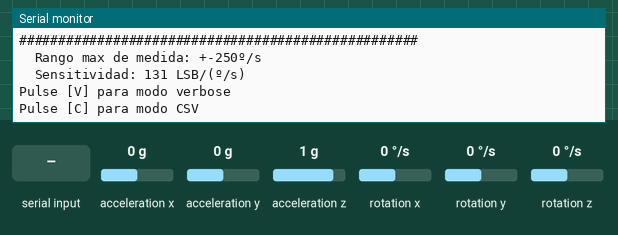
Recording of a sketch running on a simulated Arduino Uno, built with avr-gcc and run on an emulated ATmega328P. On the bench: the last lines printed to the serial monitor. Wiring (inferred from the names in the program): MPU-6050 motion sensor at I2C address 0x68. Inputs (shaded band) come from the test bench; at power-on: acceleration x 0 g, acceleration y 0 g, acceleration z 1 g, rotation x 0 °/s, rotation y 0 °/s, rotation z 0 °/s.

Above: at 1.2 s.
1.3 s: "v" received over Serial
At 1.6 s:
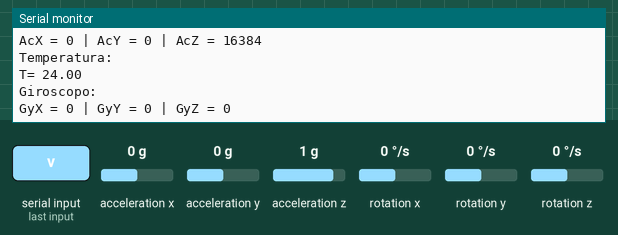
2.8 s: acceleration x set to -1.4 g
4.3 s: acceleration y set to 0.8 g
7.3 s: acceleration z set to -1.4 g
8.8 s: rotation x set to -192 °/s
At 9.5 s:
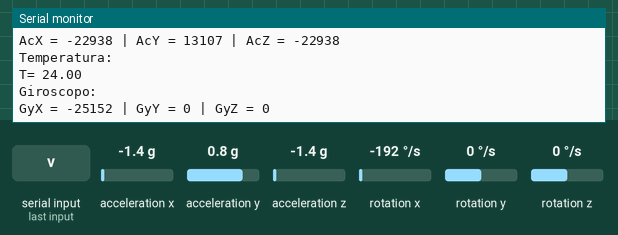
10.3 s: rotation y set to -192 °/s
At 10.72 s:
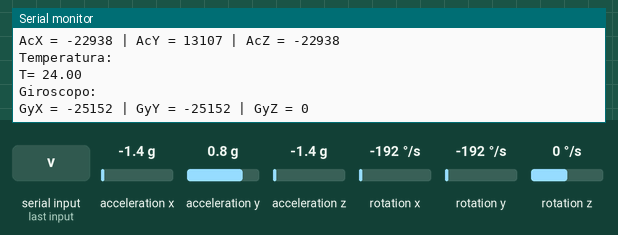

The sketch:

MPU6050Test.ino
```cpp
/****************************
 MPU6050Test

  Este sketch comprueba el funcionamiento basico de un sensor mixto acelerometro
  y magnetometro MPU6050

  Author: @goyoregalado
  Esta version incluye una referencia temporal basada en el contador
  de milisegundos del propio arduino.
  No debe considerarse una referencia fiable.

  Este codigo se deriva del que se encuentra en:
  http://playground.arduino.cc/Main/MPU-6050#sketch

******************************/
#include "MPU6050Constants.h"
#include <Wire.h>

int temp;
int AcX, AcY, AcZ, GyX, GyY, GyZ;
int valor = 0;
unsigned int milsec = 0;

char opt = 'x';
boolean verbose = true;

void setup() {
  AcX = 0;
  AcY = 0;
  AcZ = 0;
  temp = 0;
  GyX = 0;
  GyY = 0;
  GyZ = 0;
  Serial.begin(9600);

  Wire.begin();

  Wire.beginTransmission(MPU);
  Wire.write(PWR_MGMT_1);
  Wire.endTransmission(false);
  Wire.requestFrom(MPU, 1, true);
  valor = Wire.read();

  Serial.print("PWR_MGMT_1: ");
  Serial.println(valor, BIN);

  Wire.beginTransmission(MPU);
  Wire.write(PWR_MGMT_1);
  Wire.write(0);
  Wire.endTransmission(true);


  Wire.beginTransmission(MPU);
  Wire.write(WHOAMI);
  Wire.endTransmission(false);
  Wire.requestFrom(MPU, 1, true);
  valor = Wire.read();

  Serial.print("WHOAMI: ");
  Serial.println(valor,BIN);


  Wire.beginTransmission(MPU);
  Wire.write(ACCEL_CONFIG);
  Wire.endTransmission(false);
  Wire.requestFrom(MPU, 1, true);
  valor = Wire.read();

  Serial.println("###################################################");
  Serial.print("ACCEL_CONFIG: ");
  Serial.println(valor, BIN);
  Serial.println("###################################################");

  valor = valor & FULL_SCALE_MASK;
  valor = valor >> 3;
  print_accelerometer_settings(valor);

  Wire.beginTransmission(MPU);
  Wire.write(GYRO_CONFIG);
  Wire.endTransmission(false);
  Wire.requestFrom(MPU, 1, true);
  valor = Wire.read();

  Serial.println("###################################################");
  Serial.print("GYRO_CONFIG: ");
  Serial.println(valor, BIN);
  Serial.println("###################################################");
  print_gyro_settings(valor);

  Serial.println("Pulse [V] para modo verbose");
  Serial.println("Pulse [C] para modo CSV");
  while (opt == 'x') {
    if (Serial.available() != 0) {
      opt = Serial.read();
      if (opt == 'v' || opt == 'V') {
        verbose = true;
      }
      else if( opt =='c' || opt == 'C') {
        verbose = false;
        Serial.println("millis;AcX;AcY;AcZ;T(Celsius);GyX;GyY;GyZ");
      }
    }
  }

}

void loop() {
  milsec = millis();

  Wire.beginTransmission(MPU);
  Wire.write(ACCEL_XOUT_H);
  Wire.endTransmission(false);
  Wire.requestFrom(MPU, 14, true);
  AcX = Wire.read() <<8| Wire.read();
  AcY = Wire.read() <<8| Wire.read();
  AcZ = Wire.read() <<8| Wire.read();
  temp = Wire.read() <<8| Wire.read();
  GyX = Wire.read() <<8| Wire.read();
  GyY = Wire.read() <<8| Wire.read();
  GyZ = Wire.read() <<8| Wire.read();

  if (verbose) {
    Serial.println("Acelerometro: ");
    Serial.print("AcX = ");
    Serial.print(AcX);
    Serial.print(" | AcY = ");
    Serial.print(AcY);
    Serial.print(" | AcZ = ");
    Serial.println(AcZ);

    Serial.println("Temperatura: ");
    Serial.print("T= ");
    Serial.println(temp/340.00+36.53);

    Serial.println("Giroscopo: ");
    Serial.print("GyX = ");
    Serial.print(GyX);
    Serial.print(" | GyY = ");
    Serial.print(GyY);
    Serial.print(" | GyZ = ");
    Serial.println(GyZ);
  }
  else {
    Serial.print(milsec);
    Serial.print(";");
    Serial.print(AcX);
    Serial.print(";");
    Serial.print(AcY);
    Serial.print(";");
    Serial.print(AcZ);

    Serial.print(";");
    Serial.print(temp/340.00+36.53);

    Serial.print(";");
    Serial.print(GyX);
    Serial.print(";");
    Serial.print(GyY);
    Serial.print(";");
    Serial.println(GyZ);
  }
  delay(333);
}

void print_accelerometer_settings(int valor) {
  String cad = "\tRango max de medida: ";
  valor = valor & FULL_SCALE_MASK;
  valor = valor >> 3;
  if (valor == 0) {
    cad += "+-2g\n";
  }
  else if (valor == 1) {
    cad += "+-4g\n";
  }
  else if (valor == 2) {
    cad += "+-8g\n";
  }
  else if (valor == 3) {
    cad += "+-16g\n";
  }
  else {
    cad += "[¡¡¡¡Error de config.!!!]\n";
  }
  cad += "\tSensitividad: ";
  if (valor == 0) {
    cad += "16384 LSB/g\n";
  }
  else if (valor == 1) {
    cad += "8192 LSB/g\n";
  }
  else if (valor == 2) {
    cad += "4096 LSB/g\n";
  }
  else if (valor == 3) {
   cad += "2048 LSB/g\n";
  }
  else {
    cad += "[¡¡¡¡Error de config.!!!]\n";
  }
 Serial.println(cad);

}

void print_gyro_settings(int valor) {
  String cad = "\tRango max de medida: ";
  valor = valor & FULL_SCALE_MASK;
  valor = valor >> 3;
  if (valor == 0) {
    cad += "+-250º/s\n";
  }
  else if (valor == 1) {
    cad += "+-500º/s\n";
  }
  else if (valor == 2) {
    cad += "+-1000º/s\n";
  }
  else if (valor == 3) {
    cad += "+-2000º/s\n";
  }
  else {
    cad += "[¡¡¡¡Error de config.!!!]\n";
  }
  cad += "\tSensitividad: ";
  if (valor == 0) {
    cad += "131 LSB/(º/s)\n";
  }
  else if (valor == 1) {
    cad += "65.5 LSB/(º/s)\n";
  }
  else if (valor == 2) {
    cad += "32.8 LSB/(º/s)\n";
  }
  else if (valor == 3) {
   cad += "16.4LSB/(º/s)\n";
  }
  else {
    cad += "[¡¡¡¡Error de config.!!!]\n";
  }
 Serial.println(cad);

}
```

MPU6050Constants.h
```cpp
const int MPU=0x68;

/*
Este registro se utiliza para establecer la direccion I2C del dispositivo.
Por defecto, tiene el valor 0x68.
*/
const int WHOAMI=0x75;

/*
PWR_MGMT_1: Este registro permite configurar el modo de alimentacion y el
origen de la señal de reloj.
Poniendo el bit 6 (SLEEP) a 1 pasa a modo sleep.
Si no esta en modo sleep y se habilita el bit 5 (CYCLE) el dispositivo
hace ciclos de una ´nica lectura del acelerometro a un ritmo determinado por
LP_WAKE_CTRL en el registro PWR_MGMT_2
Los bits del 0 al 2 CLKSEL[2:0] establecen la fuente de reloj. A cero usa
oscilador interno a 8MHz.

*/
const int PWR_MGMT_1=0x6B;


/*
PWR_MGMT_2: Este registro permite configurar la frecuencia de wake-ups en modo de bajo
consumo solo acelerometro.
Permite poner ejes del acelerometro y giroscopo en modo standby.
Por defecto, tiene el valor 0x40
*/
const int PWR_MGMT_2=0x6C;

/*
Registros relativos a los acelerometros y y giroscopos.
*/
const int ACCEL_XOUT_H=0x3B;
const int ACCEL_XOUT_L=0x3C;
const int ACCEL_YOUT_H=0x3D;
const int ACCEL_YOUT_L=0x3E;
const int ACCEL_ZOUT_H=0x3F;
const int ACCEL_ZOUT_L=0x40;
const int TEMP_OUT_H=0x41;
const int TEMP_OUT_L=0x42;
const int GYRO_XOUT_H=0x43;
const int GYRO_XOUT_L=0x44;
const int GYRO_YOUT_H=0x45;
const int GYRO_Y_OUT_L=0x46;
const int GYRO_Z_OUT_H=0x47;
const int GYRO_Z_OUT_L=0x48;

/*
  ACCEL_CONFIG: Este registro contiene la configuracion del acelerometro. Sirve para disparar el self-test de cada eje
  y para configurar el valor AFS_SEL que se codifica en los bits 4 y 3. El contenido de este campo define el rango
  maximo del sensor.
  AFS_SEL = 0 --> +-2g
  AFS_SEL = 1 --> +-4g
  AFS_SEL = 2 --> +-8g
  AFS_SEL = 3 --> +-16g
*/
const int ACCEL_CONFIG=0x1C;

/*
  GYRO_CONFIG: Este registro contiene la configuracion del giroscopo. Sirve para configurar la resolucion y sensibilidad
  del giroscopo segun los valores del registro FS_SEL que se codifica en los bits 4 y 3. El contenido de este campo define
  el rango maximo del sensor y su sensibilidad.

  Rango maximo de medida.
  FS_SEL = 0 --> +- 250º/s
  FS_SEL = 1 --> +- 500º/s
  FS_SEL = 2 --> +- 1000º/s
  FS_SEL = 3 --> +- 2000º/s

  Sensibilidad.
  FS_SEL = 0 --> 131 LSB/(º/s)
  FS_SEL = 1 --> 65.5 LSB/(º/s)
  FS_SEL = 2 --> 32.8 LSB/(º/s)
  FS_SEL = 3 --> 16.4 LSB/(º/s)

*/
const int GYRO_CONFIG=0x1B;

/*
Mascara a aplicar para poder mostrar los valores de configuracion de acelerometro y giroscopo.
*/
const int FULL_SCALE_MASK=0x18;
```

Measured:
- after the input at 1.3 s, the serial monitor: prints a new line at once (image 1)
- after the input at 8.8 s, the serial monitor: prints a new line after 0.50 s (image 2)
- after the input at 10.3 s, the serial monitor: prints a new line after 0.21 s (image 3)
